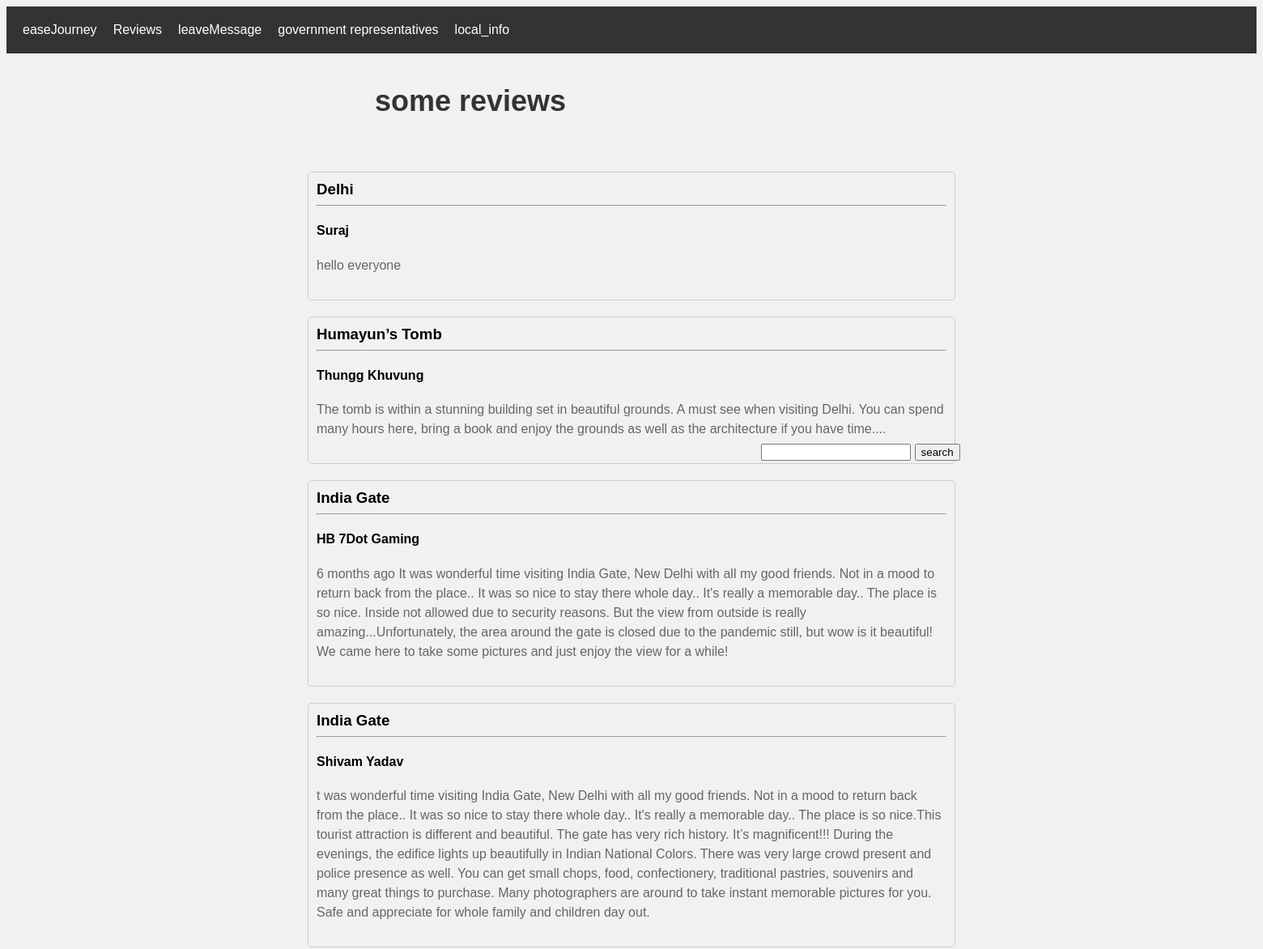
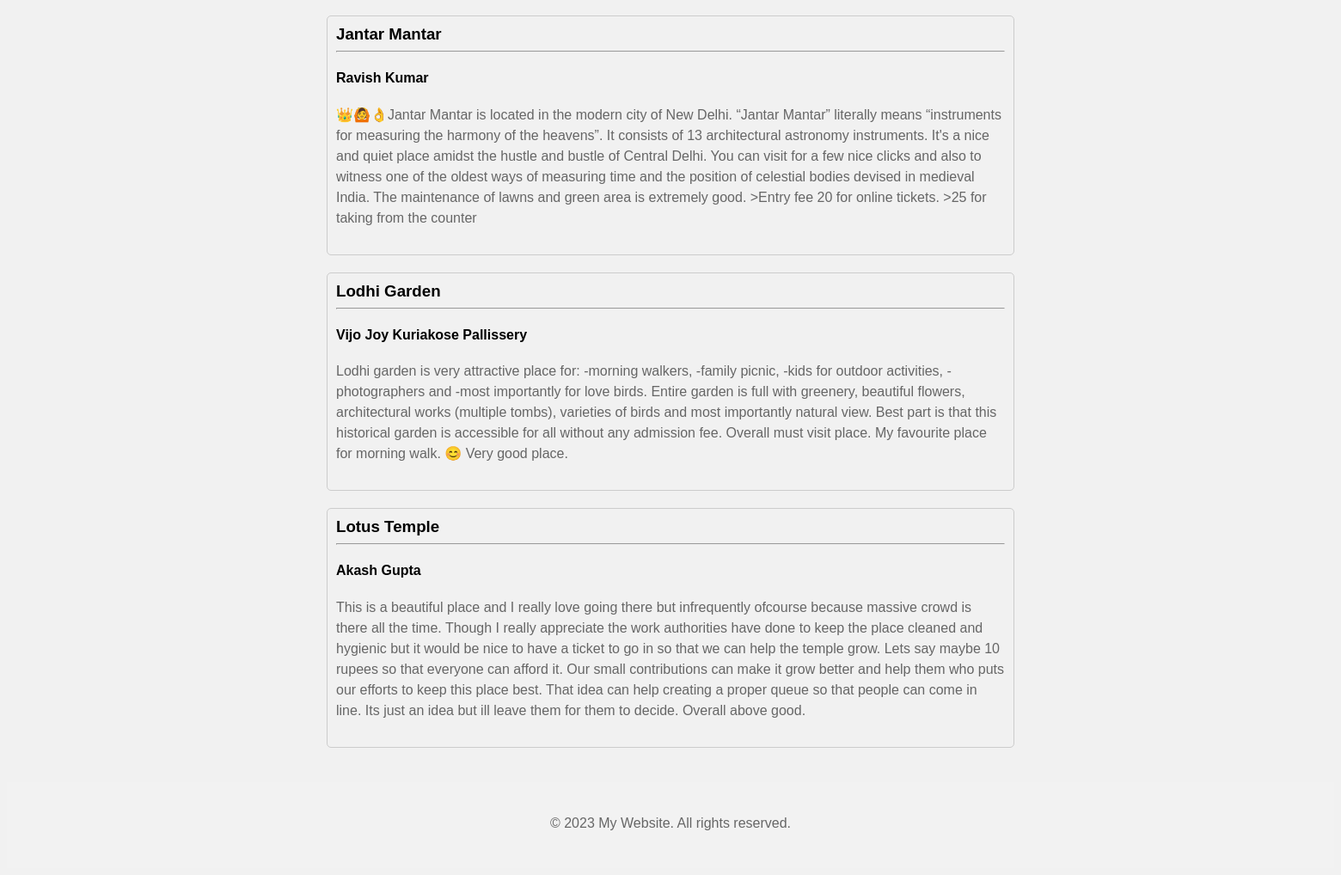
The page / on the database its author committed (2 pictures, top to bottom).
### feeds/models.py (models this page shows)
class feed_fun(models.Model):
    name=models.CharField(max_length=50)
    location=models.CharField(max_length=50)
    message=models.TextField()

### logs/views.py (the view)
# urls.py: path('', views.index ,name="home" ),
def index(r):
    data_obj=feed_fun.objects.all().order_by('location')#this create a object of all file and sorted by title fied
    if r.method=="GET":
        st=r.GET.get('search')
        if st!=None:
            data_obj=feed_fun.objects.filter(location__icontains=st)
    data={
        'data':data_obj
    }
    return render(r,'index.html',data)

### template/index.html (shortened to what this page needs)
{% load static %}
{% include "header.html" %}
<br>
<div style="position:relative;left: 455px;"><h1>some reviews</h1></div>
<div>
<form class='form method' method ="GET" >
    <input type="text" name="search" value="">
    <input type="submit" value="search">
</form>
</div>
<br>
<br>
<div class="feedback-container">
{%for i in data%}
<div class="feedback">
<h3>{{i.location }}</h3>
<hr>
<h4>{{i.name}}</h4>
<p>{{i.message}}</p>
</div>
{% empty %}
<p style="color:red;" >no data found</p>
{% endfor %}
</div>
{% include "footer.html" %}

### template/header.html
{% load static %}
<!DOCTYPE html>
<html>
  <head>
    <link rel="stylesheet" href={% static 'style.css' %}>
  </head>
  <body>
    <header>
      <nav>
        <ul>
          <li ><a  target="_blank"  href="http://localhost:3000/">easeJourney</a></li>
          <li ><a href="{% url 'home' %}">Reviews</a></li>
          <li ><a href="{% url 'text' %}">leaveMessage</a></li>
          <li ><a href="{% url 'info' %}">government representatives</a></li>
          <li ><a href="{% url 'local' %}">local_info</a></li>
        </ul>
      </nav>
    </header>
    <main>

### template/footer.html
</main>
<footer>
  <p>&copy; 2023 My Website. All rights reserved.</p>
</footer>
</body>
</html>

### static/style.css (style rules this page uses)
body { font-family: Arial, sans-serif; background-color: #f1f1f1; }
h1 { font-size: 36px; font-weight: bold; color: #333; margin-top: 20px; margin-bottom: 10px; }
p { font-size: 16px; color: #666; line-height: 1.5; margin-bottom: 20px; }
header { background-color: #333; color: #fff; padding: 20px; }
nav { display: flex; justify-content: space-between; align-items: center; }
nav ul { list-style: none; margin: 0; padding: 0; display: flex; }
nav li { margin-right: 20px; }
nav a { color: #fff; text-decoration: none; }
footer { background-color: #f2f2f2; color: #666; padding: 20px; text-align: center; }
.feedback-container { max-width: 800px; margin: 0 auto; padding: 20px; }
.feedback { border: 1px solid #ccc; border-radius: 5px; margin-bottom: 20px; padding: 10px; }
.feedback h3 { margin: 0; }
.feedback p { margin-top: 10px; }
.form { position: absolute; top: 25%; right: 24%; }

### rows shown on the page
feed_fun: location "Delhi", name "Suraj", message "hello everyone"
feed_fun: location "Humayun’s Tomb", name "Thungg Khuvung", message "The tomb is within a stunning building set in beautiful grounds. A must see when visiting Delhi. You can spend many hours here, bring a book and enjoy the grounds as well as the architecture if you have time...."
feed_fun: location "India Gate", name "HB 7Dot Gaming", message "6 months ago It was wonderful time visiting India Gate, New Delhi with all my good friends. Not in a mood to return back from the place.. It was so nice to stay there whole day.. It's really a memorable day.. The place is so nice. Inside not allowed due to security reasons. But the view from outside is really amazing...Unfortunately, the area around the gate is closed due to the pandemic still, but wow is it beautiful! We came here to take some pictures and just enjoy the view for a while!"
feed_fun: location "India Gate", name "Shivam Yadav", message "t was wonderful time visiting India Gate, New Delhi with all my good friends. Not in a mood to return back from the place.. It was so nice to stay there whole day.. It's really a memorable day.. The place is so nice.This tourist attraction is different and beautiful. The gate has very rich history. It’s magnificent!!! During the evenings, the edifice lights up beautifully in Indian National Colors. There was very large crowd present and police presence as well. You can get small chops, food, confectionery, traditional pastries, souvenirs and many great things to purchase. Many photographers are around to take instant memorable pictures for you. Safe and appreciate for whole family and…"
feed_fun: location "Jantar Mantar", name "Ravish Kumar", message "👑🙆👌Jantar Mantar is located in the modern city of New Delhi. “Jantar Mantar” literally means “instruments for measuring the harmony of the heavens”. It consists of 13 architectural astronomy instruments. It's a nice and quiet place amidst the hustle and bustle of Central Delhi. You can visit for a few nice clicks and also to witness one of the oldest ways of measuring time and the position of celestial bodies devised in medieval India. The maintenance of lawns and green area is extremely good. >Entry fee 20 for online tickets. >25 for taking from the counter"
feed_fun: location "Lodhi Garden", name "Vijo Joy Kuriakose Pallissery", message "Lodhi garden is very attractive place for: -morning walkers, -family picnic, -kids for outdoor activities, -photographers and -most importantly for love birds. Entire garden is full with greenery, beautiful flowers, architectural works (multiple tombs), varieties of birds and most importantly natural view. Best part is that this historical garden is accessible for all without any admission fee. Overall must visit place. My favourite place for morning walk. 😊 Very good place."
feed_fun: location "Lotus Temple", name "Akash Gupta", message "This is a beautiful place and I really love going there but infrequently ofcourse because massive crowd is there all the time. Though I really appreciate the work authorities have done to keep the place cleaned and hygienic but it would be nice to have a ticket to go in so that we can help the temple grow. Lets say maybe 10 rupees so that everyone can afford it. Our small contributions can make it grow better and help them who puts our efforts to keep this place best. That idea can help creating a proper queue so that people can come in line. Its just an idea but ill leave them for them to decide. Overall above good."
